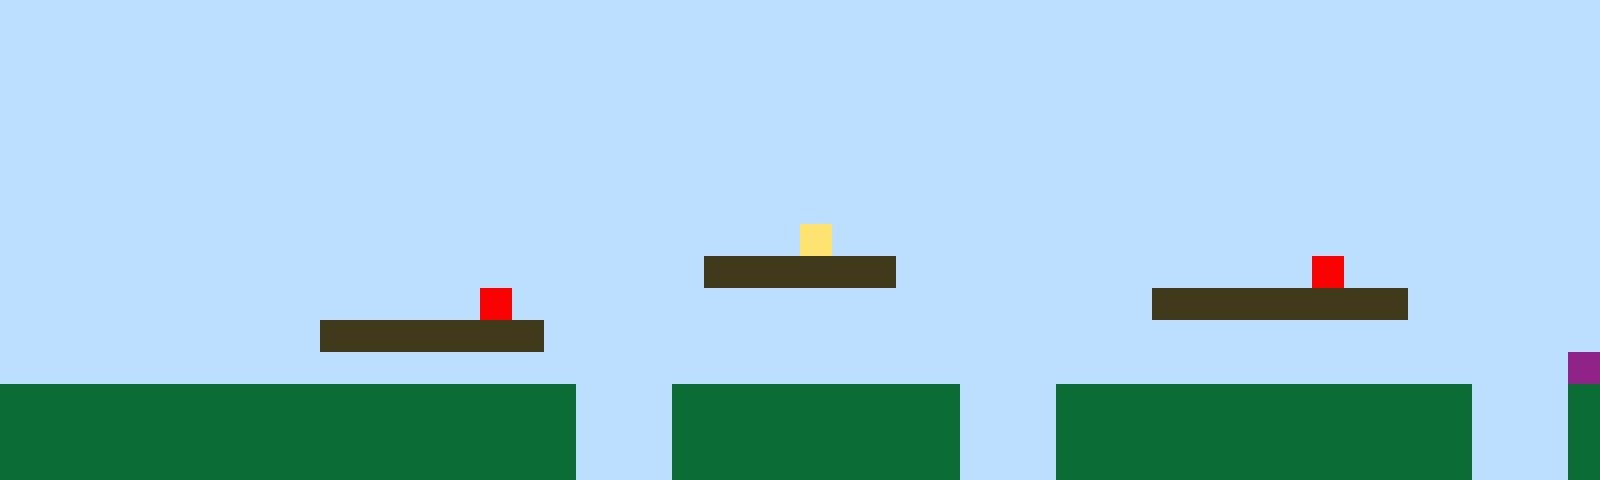

Tiled map render using the project's own tile images. Description and the whole map definition, tile-layer contents included, below:
An orthogonal 50x15 tile map with 32x32 px tiles, 1 tile layer (Tile Layer 1).

<map version="1.10" tiledversion="1.11.2" orientation="orthogonal" renderorder="right-up" width="50" height="15" tilewidth="32" tileheight="32" infinite="0" nextlayerid="2" nextobjectid="1"><editorsettings><export target="map1.csv" format="csv" /></editorsettings><tileset firstgid="1" name="sprites" tilewidth="32" tileheight="32" tilecount="6" columns="3"><image source="sprites.png" width="96" height="64" /></tileset><layer id="1" name="Tile Layer 1" width="50" height="15"><data encoding="csv">1,1,1,1,1,1,1,1,1,1,1,1,1,1,1,1,1,1,1,1,1,1,1,1,1,1,1,1,1,1,1,1,1,1,1,1,1,1,1,1,1,1,1,1,1,1,1,1,1,1,1,1,1,1,1,1,1,1,1,1,1,1,1,1,1,1,1,1,1,1,1,1,1,1,1,1,1,1,1,1,1,1,1,1,1,1,1,1,1,1,1,1,1,1,1,1,1,1,1,1,1,1,1,1,1,1,1,1,1,1,1,1,1,1,1,1,1,1,1,1,1,1,1,1,1,1,1,1,1,1,1,1,1,1,1,1,1,1,1,1,1,1,1,1,1,1,1,1,1,1,1,1,1,1,1,1,1,1,1,1,1,1,1,1,1,1,1,1,1,1,1,1,1,1,1,1,1,1,1,1,1,1,1,1,1,1,1,1,1,1,1,1,1,1,1,1,1,1,1,1,1,1,1,1,1,1,1,1,1,1,1,1,1,1,1,1,1,1,1,1,1,1,1,1,1,1,1,1,1,1,1,1,1,1,1,1,1,1,1,1,1,1,1,1,1,1,1,1,1,1,1,1,1,1,1,1,1,1,1,1,1,1,1,1,1,1,1,1,1,1,1,1,1,1,1,1,1,1,1,1,1,1,1,1,1,1,1,1,1,1,1,1,1,1,1,1,1,1,1,1,1,1,1,1,1,1,1,1,1,1,1,1,1,1,1,1,1,1,1,1,1,1,1,1,1,1,1,1,1,1,1,1,1,1,1,1,1,1,1,1,1,1,1,1,1,1,1,1,1,1,1,1,1,1,1,1,1,1,1,1,1,1,1,1,1,1,1,1,1,1,1,1,1,1,1,4,1,1,1,1,1,1,1,1,1,1,1,1,1,1,1,1,1,1,1,1,1,1,1,1,1,1,1,1,1,1,1,1,1,1,1,1,1,1,1,1,1,1,1,1,1,1,3,3,3,3,3,3,1,1,1,1,1,1,1,1,1,1,1,1,1,5,1,1,1,1,1,1,1,1,1,1,1,1,1,1,1,1,1,1,1,1,1,1,1,5,1,1,1,1,1,1,1,1,1,1,1,1,1,1,1,1,1,1,1,1,3,3,3,3,3,3,3,3,1,1,1,1,1,1,1,1,1,1,1,1,1,1,1,1,3,3,3,3,3,3,3,1,1,1,1,1,1,1,1,1,1,1,1,1,1,1,1,1,1,1,1,1,1,1,1,1,1,1,1,1,1,1,1,1,1,1,1,1,1,1,1,1,1,1,1,1,1,1,1,1,1,1,1,1,1,1,1,1,1,1,1,1,1,1,1,1,1,1,1,1,1,1,1,1,1,1,1,1,1,1,1,1,1,6,2,2,2,2,2,2,2,2,2,2,2,2,2,2,2,2,2,2,1,1,1,2,2,2,2,2,2,2,2,2,1,1,1,2,2,2,2,2,2,2,2,2,2,2,2,2,1,1,1,2,2,2,2,2,2,2,2,2,2,2,2,2,2,2,2,2,2,2,1,1,1,2,2,2,2,2,2,2,2,2,1,1,1,2,2,2,2,2,2,2,2,2,2,2,2,2,1,1,1,2,2,2,2,2,2,2,2,2,2,2,2,2,2,2,2,2,2,2,1,1,1,2,2,2,2,2,2,2,2,2,1,1,1,2,2,2,2,2,2,2,2,2,2,2,2,2,1,1,1,2</data></layer></map>
